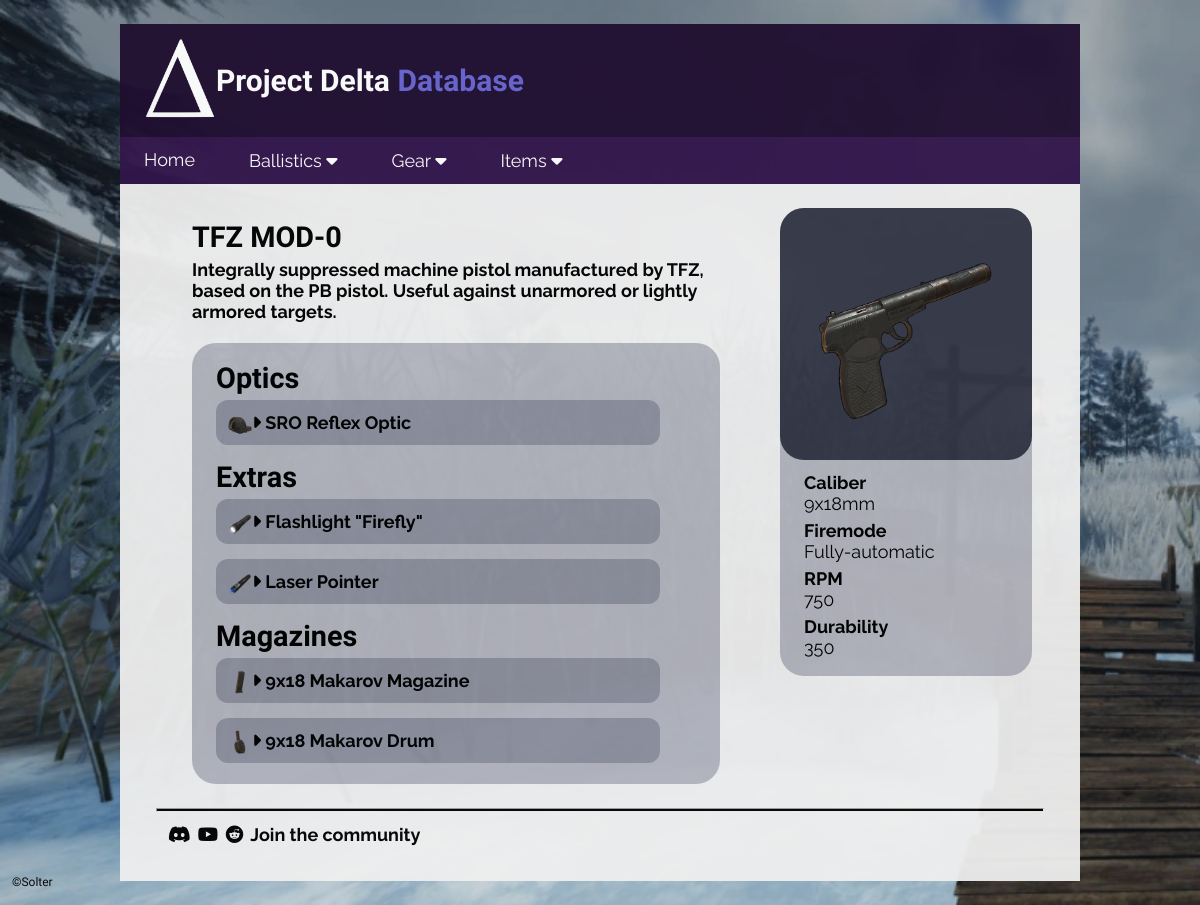
Page /weapon/22 on the earlier database version.
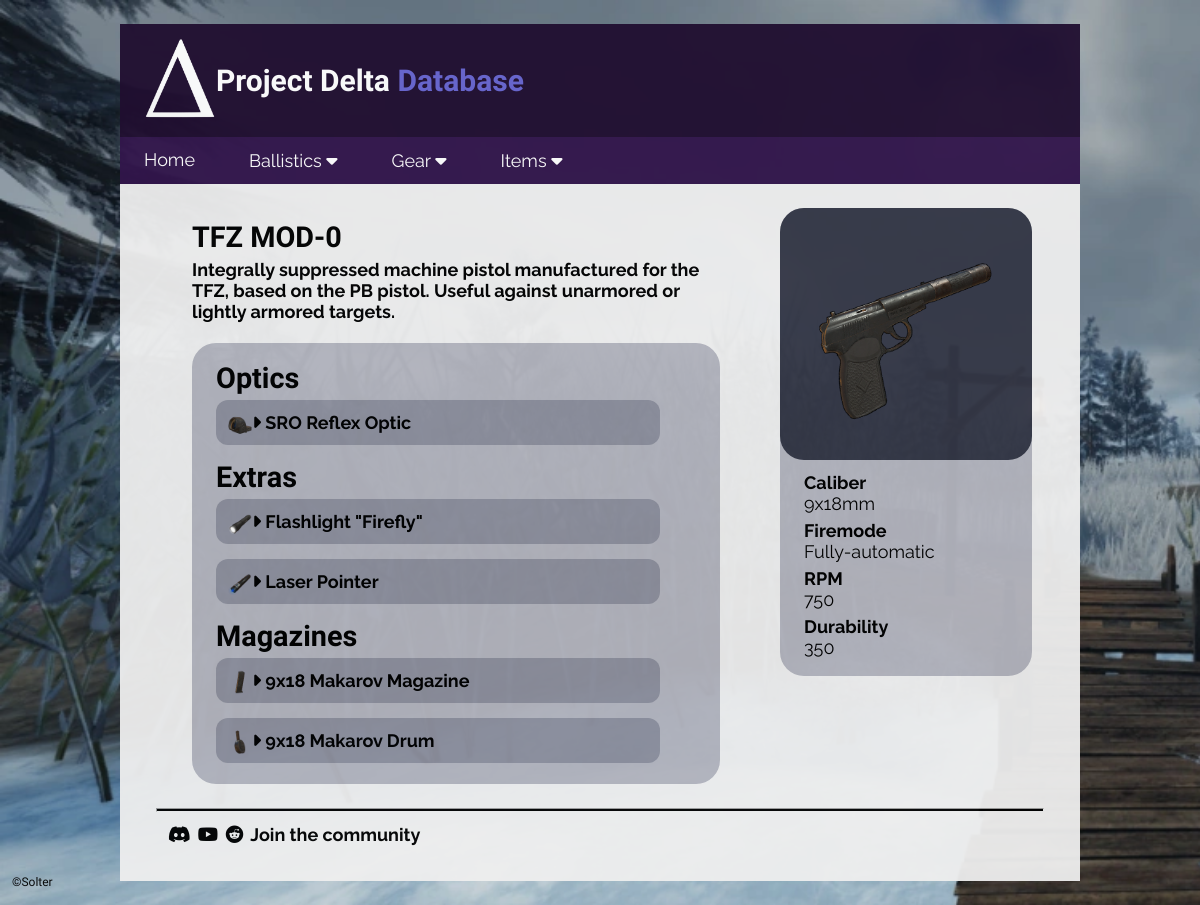
Same page on the later database version.
### tables this page shows
CREATE TABLE weapons (id INTEGER PRIMARY KEY, name TEXT, type TEXT, caliber_id INTEGER REFERENCES calibers (id), fire_mode TEXT, RPM INTEGER, durability INTEGER, description TEXT, image TEXT, long_desc TEXT);

### Flask/routes.py (the view)
@app.route("/weapon/<int:id>")
def weapon(id):
    conn = sqlite3.connect('delta.db')
    cur = conn.cursor()
    cur.execute('''SELECT
    weapons.id,
    weapons.name,
    weapons.type,
    calibers.name AS caliber_name,
    weapons.fire_mode,
    weapons.RPM,
    weapons.durability,
    weapons.description,
    weapons.image,
    weapons.long_desc
FROM weapons
JOIN calibers ON weapons.caliber_id = calibers.id
WHERE weapons.id = ?''', (id,))
    results = cur.fetchall()[0]
    cur = conn.cursor()
    cur.execute('''SELECT id, name, image FROM attachments WHERE id IN (
                SELECT attachment_id FROM weapon_optics where weapon_id = ?)''', (id,))
    optics = cur.fetchall()
    cur = conn.cursor()
    cur.execute('''SELECT id, name, image FROM attachments WHERE id IN (
                SELECT attachment_id FROM weapon_extras where weapon_id = ?)''', (id,))
    extras = cur.fetchall()
    cur = conn.cursor()
    cur.execute('''SELECT id, name, image FROM magazines WHERE id IN (
                SELECT magazine_id FROM weapon_magazines where weapon_id = ?)''', (id,))
    magazines = cur.fetchall()
    conn.close()
    return render_template('weapon.html', weapon=results, optics=optics, extras=extras, magazines=magazines, title=results[1])

### Flask/templates/weapon.html
{% extends "partials/layout.html" %}
{% block content %}
<div class="topic">
    <div>
        <h3>{{weapon[1]}}</h3>
        <h5>{{weapon[7]}}
        <br><br>
        {% if optics or attachments %}
        <div class="link-list">
            {% if optics %}
            <h3>Optics</h3>
            <h5>
                {% for optic in optics %}
                <div class="link-row">
                    <img src="/static/images/ballistics/attachments/{{optic[2]}}" class="link-icon">
                    <a href="http://127.0.0.1:5000/attachment/{{optic[0]}}">
                        <i class="fa-solid fa-caret-right"></i> {{optic[1]}}
                    </a>
                </div>
                {% endfor %}
            </h5>
            {% endif %}
            {% if extras %}
            <h3>Extras</h3>
            <h5>
                {% for extra in extras %}
                <div class="link-row">
                    <img src="/static/images/ballistics/attachments/{{extra[2]}}" class="link-icon">
                    <a href="http://127.0.0.1:5000/attachment/{{extra[0]}}">
                        <i class="fa-solid fa-caret-right"></i> {{extra[1]}}
                    </a>
                </div>
                {% endfor %}
            </h5>
            {% endif %}
            {% if magazines %}
            <h3>Magazines</h3>
            <h5>
                {% for magazine in magazines %}
                <div class="link-row">
                    <img src="/static/images/ballistics/magazines/{{magazine[2]}}" class="link-icon">
                    <a href="http://127.0.0.1:5000/magazine/{{magazine[0]}}">
                        <i class="fa-solid fa-caret-right"></i> {{magazine[1]}}
                    </a>
                </div>
                {% endfor %}
            </h5>
            {% endif %}
        </div>
        {% endif %}
        </h5>
    </div>
        <div class="topic-box">
            <img src="/static/images/ballistics/weapons/{{weapon[8]}}" class="topic-icon">
            <a href="http://127.0.0.1:5000/ammunition?search={{weapon[3]}}">
                <h6 class="topic-row">Caliber <br> <span class="lighter">{{weapon[3]}}</span></h6>
            </a>
            <h6 class="topic-row">Firemode <br> <span class="lighter">{{weapon[4]}}</span></h6>
            <h6 class="topic-row">RPM <br> <span class="lighter">{{weapon[5]}}</span></h6>
            <h6 class="topic-row">Durability <br> <span class="lighter">{{weapon[6]}}</span></h6>
        </div>
</div>
{% endblock %}

Differences in the rows shown:
changed weapons "TFZ MOD-0": description "Integrally suppressed machine pistol manufactured by TFZ, based on the PB pistol. Useful against unarmored or lightly armored targets." → "Integrally suppressed machine pistol manufactured for the TFZ, based on the PB pistol. Useful against unarmored or lightly armored targets."
